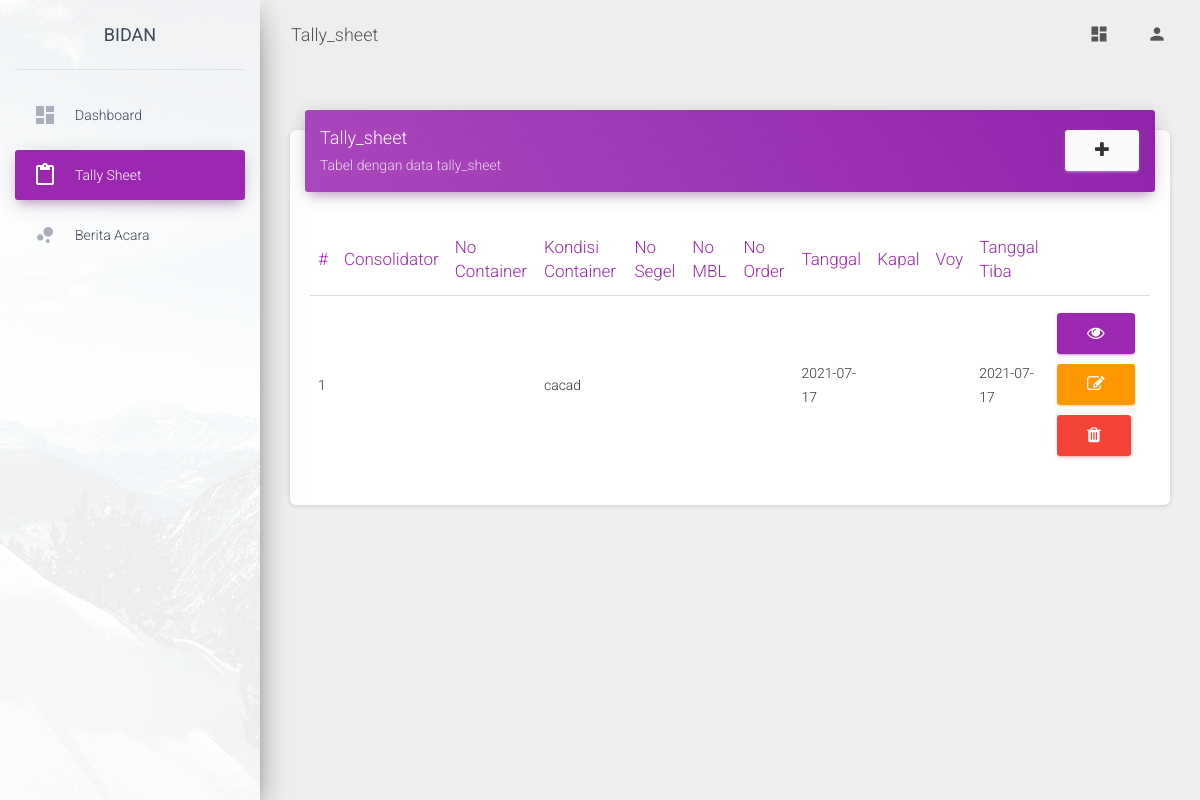
/media.php?module=tally_sheet (signed in), run on the app's committed database.
### tables this page shows
CREATE TABLE `tally_sheet` (
  `id` int(1) NOT NULL,
  `consolidator` varchar(255) NOT NULL,
  `no_container` varchar(255) NOT NULL,
  `kondisi_container` varchar(255) NOT NULL,
  `no_segel` varchar(255) NOT NULL,
  `no_mbl` varchar(255) NOT NULL,
  `no_order` varchar(255) NOT NULL,
  `tanggal` date NOT NULL,
  `kapal` varchar(255) NOT NULL,
  `voy` varchar(255) NOT NULL,
  `tgl_tiba` date NOT NULL
);

### module/tally_sheet/index.php (the view, shortened to what this page needs)
<?php
$aksi   = "module/".$_GET['module']."/action.php";
?>
<div class="col-md-12">
  <div class="card">
    <div class="card-header card-header-primary">
      <span class="float-right"><a class="btn btn-secondary" href="?module=<?php echo $_GET['module'] ?>&act=create"><i class="fa fa-plus"></i></a></span>
      <h4 class="card-title "><?php echo ucwords($_GET['module']) ?></h4>
      <p class="card-category"> Tabel dengan data <?php echo $_GET['module'] ?></p>
    </div>
    <div class="card-body">
      <div class="p-2">
      </div>
      <div class="table-responsive">
        <table class="table">
          <thead class=" text-primary">
            <th>#</th>
            <th>Consolidator</th>
            <th>No Container</th>
            <th>Kondisi Container</th>
            <th>No Segel</th>
            <th>No MBL</th>
            <th>No Order</th>
            <th>Tanggal</th>
            <th>Kapal</th>
            <th>Voy</th>
            <th>Tanggal Tiba</th>
            <th></th>
          </thead>
          <tbody>
            <?php
            $no=1;
            $query=mysqli_query($conn,"SELECT * from tally_sheet order by id desc");
            foreach ($query as $row):
              ?>
              <tr>
                <td><?php echo $no++; ?></td>
                <td>
                </td>
                <td><?php echo $row['no_container'] ?></td>
                <td><?php echo $row['kondisi_container'];?></td>
                <td><?php echo $row['no_segel'];?></td>
                <td><?php echo $row['no_mbl'];?></td>
                <td><?php echo $row['no_order'];?></td>
                <td><?php echo $row['tanggal'];?></td>
                <td><?php echo $row['kapal'];?></td>
                <td><?php echo $row['voy'];?></td>
                <td><?php echo $row['tgl_tiba'];?></td>
                <td>
                  <span class="float-right">
                    <a class="btn btn-primary btn-xs" href="?module=<?php echo $_GET['module'] ?>&act=detail&id=<?php echo $row['id']; ?>"><i class="fa fa-eye"></i></a>
                    <a class="btn btn-warning btn-xs" href="?module=<?php echo $_GET['module'] ?>&act=edit&id=<?php echo $row['id']; ?>"><i class="fa fa-edit"></i></a>
                    <a class="btn btn-danger btn-xs" onclick="return confirm('Hapus data?')" href="<?php echo $aksi ?>?module=<?php echo $_GET['module'] ?>&act=delete&id=<?php echo $row['id']; ?>"><i class="fa fa-trash"></i></a>
                  </span>
                </td>
              </tr>
              <?php
            endforeach
            ?>
          </tbody>
        </table>
      </div>
    </div>
  </div>
</div>

### data on the page
tally_sheet: kondisi_container "cacad", tanggal "2021-07-17", tgl_tiba "2021-07-17"

### other printed values
$_GET['module'] "Tally_sheet"
$_GET['module'] "tally_sheet"
